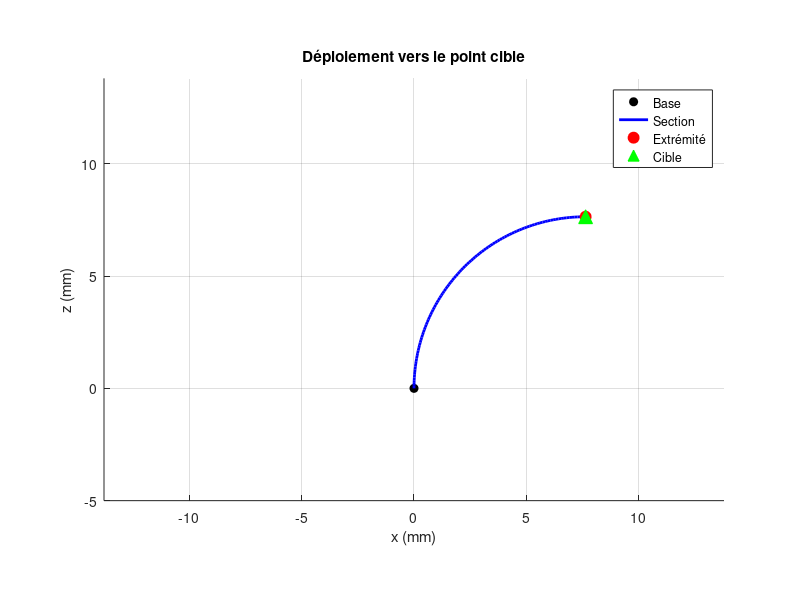
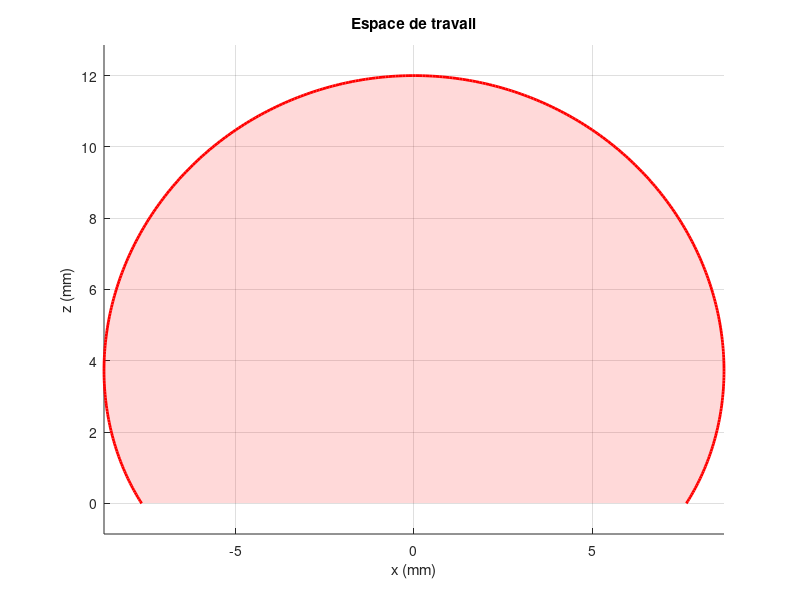

The MATLAB source for these figures, in order:
% ------- Endoscope 2D (plan gauche/droite) : MGI + espace de travail -------
clear; close all; clc;
%%% Constantes %%%
L = 12e-3;                 % longueur de la section flexible
theta_max = deg2rad(120);  % limite réelle gauche/droite
%%% Point désiré %%%
theta_p = deg2rad(90);
xp = (L/theta_p) * (1 - cos(theta_p));
zp = (L/theta_p) * sin(theta_p);
P = [xp, zp];
%%% MGI 2D %%%
k = 2*xp / (xp^2 + zp^2);
theta = k*L;
fprintf('k = %.4f m-1 \n', k);
fprintf('theta = kL = %.4f rad \n', theta );
if abs(theta) > theta_max
    fprintf(2,'ATTENTION : point hors espace de travail');
else
    fprintf('Point ATTEIGNABLE \n');
end
%%% Modèle direct le long de la section (s de 0 à L) %%%
s = linspace(0, L, 100);
if k == 0
   x = zeros(size(s));
   z = s;
else
   x = (1/k)*(1-cos(k*s));
   z = (1/k)*sin(k*s);
end
fprintf('Point atteint : [%.4f %.4f]  (attendu : [%.4f %.4f])\n', x(end), z(end), xp, zp);
%% ---------------- Trajectoire d'arrivée ---------------- %%
figure('Name','mouvement');
hold on; grid on; axis equal;
xlabel('x (mm)'); ylabel('z (mm)');
title('Déploiement vers le point cible');
lim = L*1.15*1e3;
xlim([-lim lim]); ylim([-5 lim]);
plot(0,0,'ko','MarkerFaceColor','k');
h_curve = plot(nan,nan,'b-','LineWidth',2);
h_tip   = plot(nan,nan,'ro','MarkerFaceColor','r','MarkerSize',8);
plot(xp*1e3, zp*1e3, 'g^', 'MarkerFaceColor','g', 'MarkerSize',10);
legend('Base','Section','Extrémité','Cible','Location','best');
for i = 1:60
    k_i = k * (i/60);
if k_i == 0
       xs = zeros(size(s));
       zs = s;
else
       xs = (1/k_i)*(1-cos(k_i*s));
       zs = (1/k_i)*sin(k_i*s);
end
    set(h_curve, 'XData', xs*1e3, 'YData', zs*1e3);
    set(h_tip,   'XData', xs(end)*1e3, 'YData', zs(end)*1e3);
    drawnow;
    pause(0.02);
end
%% ---------------- Espace de travail ---------------- %%
figure;
hold on;
grid on;
axis equal;
th = linspace(-pi,pi,400);
th(th==0) = eps;
X = (L./th).*(1-cos(th))*1e3;
Z = (L./th).*sin(th)*1e3;
fill(X,Z,'r','FaceAlpha',0.15,'EdgeColor','none');
plot(X,Z,'r','LineWidth',2);
xlabel('x (mm)')
ylabel('z (mm)')
title('Espace de travail')
